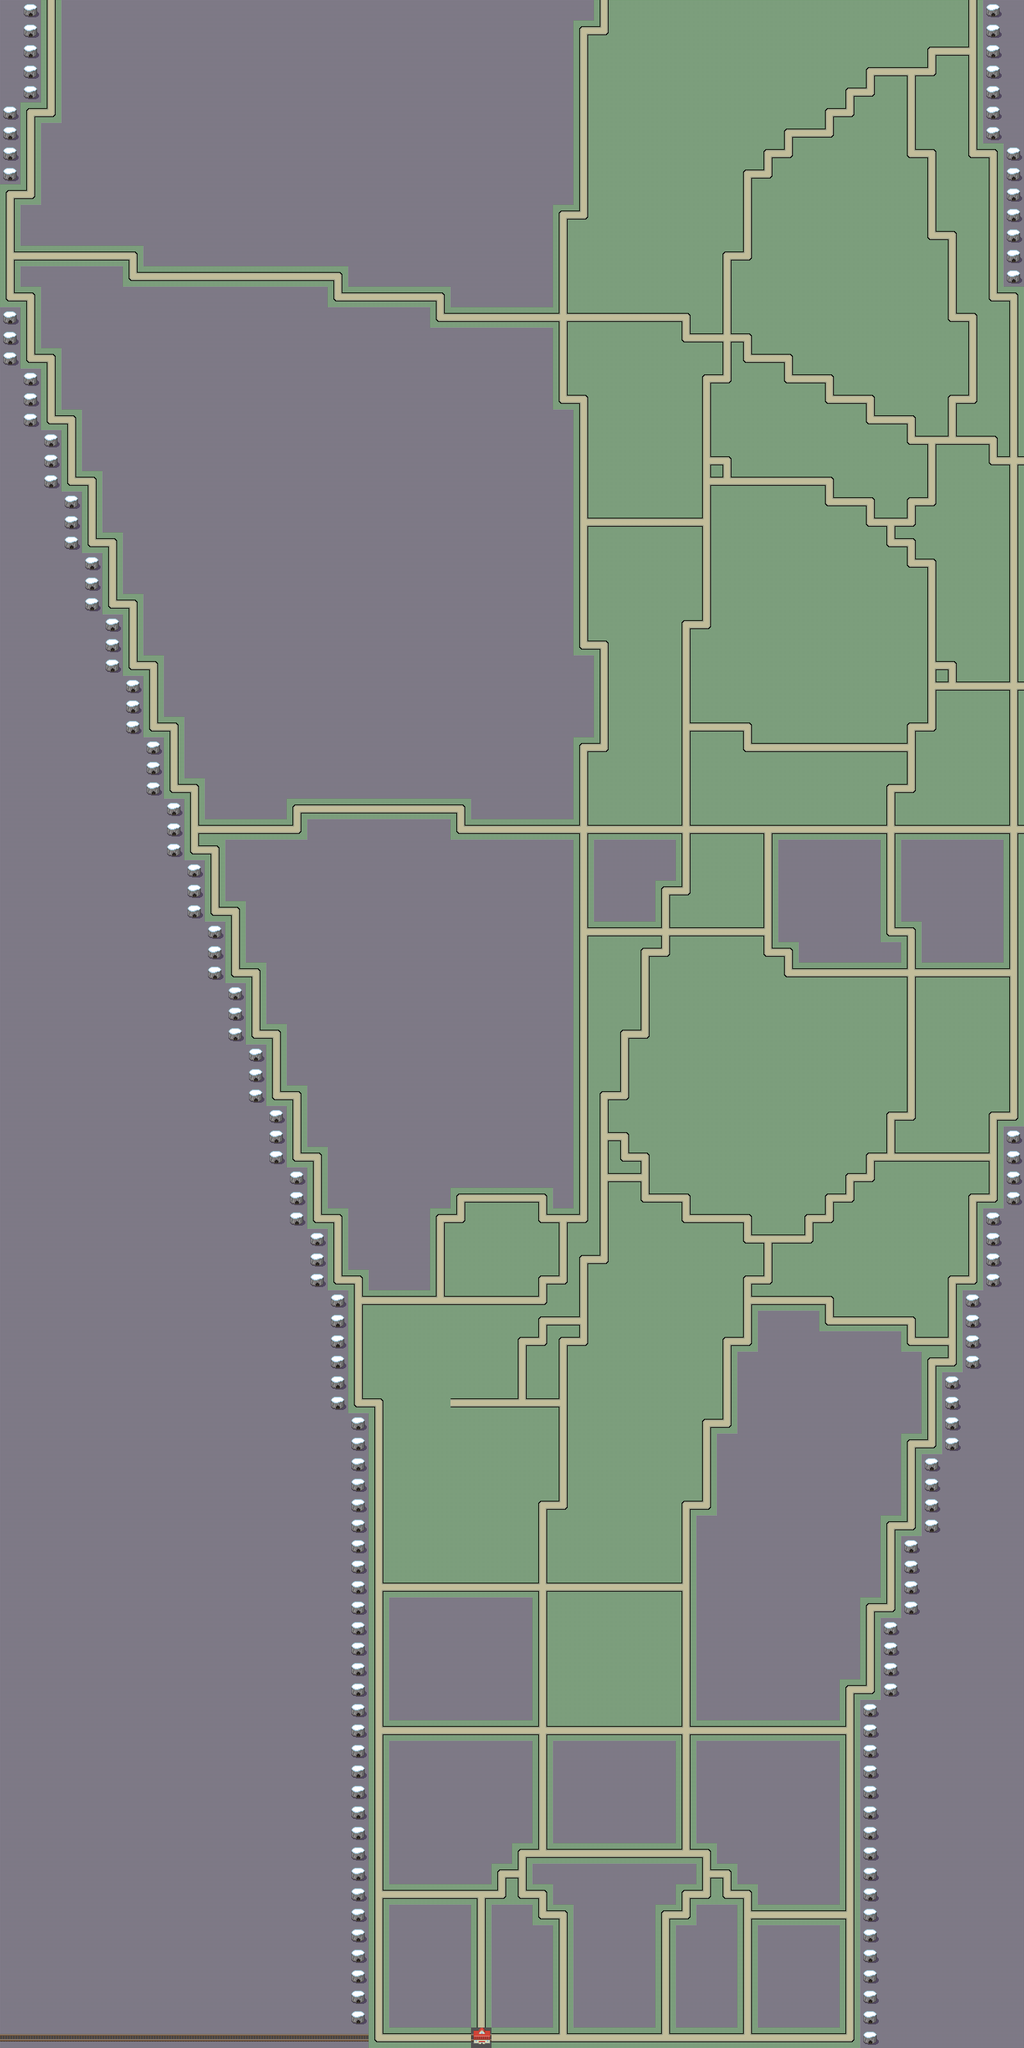

A 2D game scene composited from a Tiled map and its tileset images. What follows is a short description and the map's XML, with each tile layer's data collapsed to a summary:
An orthogonal 50x100 tile map with 32x32 px tiles, 4 tile layers (床, 道, 建物, collision).

<map version="1.0" orientation="orthogonal" renderorder="right-down" width="50" height="100" tilewidth="32" tileheight="32" nextobjectid="1">
 <tileset firstgid="1" name="ST-Map-E01" tilewidth="32" tileheight="32" tilecount="280">
  <image source="image/world/ST-Map-E01.png" width="256" height="1120" />
 </tileset>
 <layer name="床" width="50" height="100">
  <data>[5000 cells, 5000 non-empty, 3 distinct tile ids]</data>
 </layer>
 <layer name="道" width="50" height="100">
  <data>[5000 cells, 852 non-empty, 13 distinct tile ids]</data>
 </layer>
 <layer name="建物" width="50" height="100">
  <data>[5000 cells, 0 non-empty, 0 distinct tile ids]</data>
 </layer>
 <layer name="collision" width="50" height="100">
  <data>[5000 cells, 152 non-empty, 1 distinct tile ids]</data>
 </layer>
</map>
